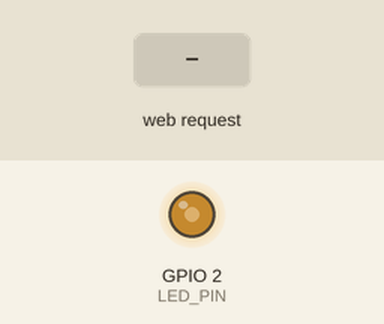
The program below on a simulated ESP32. On the bench: output pins drawn as LEDs (lit = HIGH). Inputs (shaded band) come from the test bench. WiFi joins after 1.5 s; servers stay silent unless stated; what the program prints to the serial monitor is not drawn.

Above: at 3.2 s.
3.3 s: HTTP request GET /set?brightness=1 received
At 4.1 s:
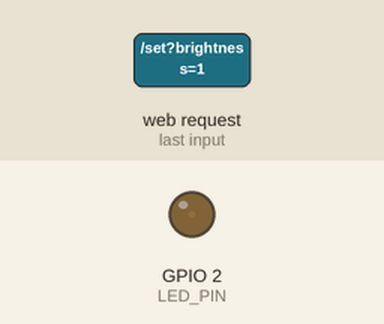
4.8 s: HTTP request GET /set?brightness=120 received
At 5.3 s:
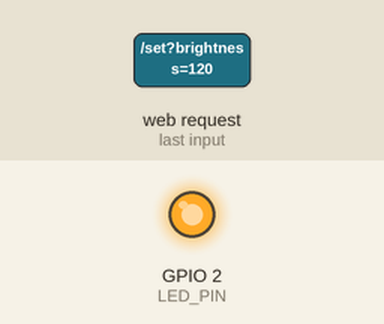
Timing chart, 0 to 7.8 s (numbered marks = the images above; inputs shaded):
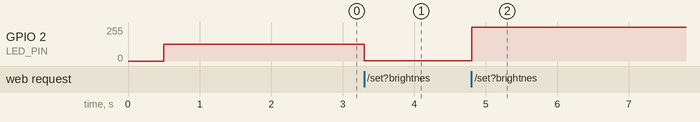

Measured:
- after the input at 3.3 s, GPIO 2 (LED_PIN): 127/255 → 2/255 at once
- after the input at 4.8 s, GPIO 2 (LED_PIN): 2/255 → 255/255 at once

The program:

main.cpp
```cpp
#include <Arduino.h>
#include <WiFi.h>
#include <WebServer.h>

// ── CHANGE THESE ──────────────────────────────────────────
const char* WIFI_SSID     = "AKROBOTICSLAB01";
const char* WIFI_PASSWORD = "12345678";
// ─────────────────────────────────────────────────────────

const int LED_PIN     = 2;
const int PWM_CHANNEL = 0;
const int PWM_FREQ    = 5000;
const int PWM_BITS    = 8;

WebServer server(80);
int brightness = 50;

void applyBrightness(int pct) {
  pct = constrain(pct, 0, 100);
  ledcWrite(PWM_CHANNEL, map(pct, 0, 100, 0, 255));
  Serial.printf("[LED] %d%%\n", pct);
}

const char HTML[] PROGMEM = R"rawhtml(
<!DOCTYPE html><html><head>
<meta charset="UTF-8">
<meta name="viewport" content="width=device-width,initial-scale=1">
<title>LED Control</title>
<style>
*{box-sizing:border-box;margin:0;padding:0}
body{font-family:sans-serif;background:#0d0d1a;color:#eee;
     min-height:100vh;display:flex;align-items:center;justify-content:center;}
.card{background:#13132a;border:1px solid #1e1e3a;border-radius:24px;
      padding:40px 36px;width:340px;text-align:center;}
.bulb{font-size:72px;display:block;margin-bottom:8px;
      filter:brightness(0.3);transition:filter .4s;}
h1{font-size:20px;color:#9aaeff;margin-bottom:4px;}
.sub{font-size:12px;color:#444470;margin-bottom:28px;}
.val{font-size:60px;font-weight:800;color:#fff;line-height:1;}
.val span{font-size:20px;color:#444470;}
.lbl{font-size:11px;color:#333360;letter-spacing:2px;
     text-transform:uppercase;margin:4px 0 24px;}
input[type=range]{-webkit-appearance:none;width:100%;height:6px;
  border-radius:3px;outline:none;cursor:pointer;margin-bottom:18px;
  background:linear-gradient(to right,#5060ff 0%,#5060ff var(--p,50%),
  #1a1a3a var(--p,50%),#1a1a3a 100%);}
input[type=range]::-webkit-slider-thumb{-webkit-appearance:none;
  width:24px;height:24px;border-radius:50%;background:#fff;
  box-shadow:0 0 0 3px #5060ff;cursor:pointer;}
.presets{display:flex;gap:8px;margin-bottom:12px;}
.pr{flex:1;padding:8px 4px;border-radius:8px;
    border:1px solid #1e1e3a;background:#0f0f22;
    font-size:12px;font-weight:600;color:#4a4a7a;cursor:pointer;}
.pr:hover{border-color:#5060ff;color:#9aaeff;}
.btns{display:grid;grid-template-columns:1fr 1fr;gap:10px;margin-bottom:18px;}
button{padding:12px;border-radius:10px;border:1px solid #1e1e3a;
       background:#1a1a30;color:#8a8aaa;font-size:13px;font-weight:600;cursor:pointer;}
.off{background:#200a0a;border-color:#4a1a1a;color:#ff6b6b;}
.on{background:#0a1030;border-color:#1a2a6a;color:#6a8aff;}
.status{background:#0a0a1a;border:1px solid #161630;border-radius:8px;
        padding:10px 14px;font-size:12px;color:#333360;
        display:flex;align-items:center;gap:8px;}
.dot{width:8px;height:8px;border-radius:50%;background:#ff4444;}
.dot.ok{background:#44ff88;}
</style></head><body>
<div class="card">
  <span class="bulb" id="bulb">&#128161;</span>
  <h1>LED Controller</h1>
  <p class="sub">ESP32 &middot; PWM &middot; Wi-Fi</p>
  <div class="val" id="val">__BR__<span>%</span></div>
  <div class="lbl">Brightness</div>
  <input type="range" id="sl" min="0" max="100"
         value="__BR__" oninput="onSlider(this.value)">
  <div class="presets">
    <div class="pr" onclick="set(25)">25%</div>
    <div class="pr" onclick="set(50)">50%</div>
    <div class="pr" onclick="set(75)">75%</div>
  </div>
  <div class="btns">
    <button class="off" onclick="set(0)">&#9216; OFF</button>
    <button class="on"  onclick="set(100)">FULL &#9728;</button>
  </div>
  <div class="status">
    <div class="dot ok" id="dot"></div>
    <span id="st">Connected</span>
  </div>
</div>
<script>
const sl=document.getElementById('sl');
const valEl=document.getElementById('val');
const bulb=document.getElementById('bulb');
const dot=document.getElementById('dot');
const st=document.getElementById('st');
let t=null;
function ui(v){
  valEl.innerHTML=v+'<span>%</span>';
  sl.style.setProperty('--p',v+'%');sl.value=v;
  bulb.style.filter=v>0?'brightness('+(0.3+v/100*1.5)+')':'brightness(0.25)';
}
function send(v){
  dot.className='dot';st.textContent='Setting...';
  fetch('/set?brightness='+v)
    .then(r=>{dot.className='dot ok';st.textContent='Brightness: '+v+'%';})
    .catch(()=>{dot.className='dot';st.textContent='Connection lost!';});
}
function onSlider(v){ui(v);clearTimeout(t);t=setTimeout(()=>send(v),80);}
function set(v){ui(v);send(v);}
ui(__BR__);
</script>
</body></html>
)rawhtml";

void handleRoot() {
  String page = String(HTML);
  page.replace("__BR__", String(brightness));
  server.send(200, "text/html", page);
}

void handleSet() {
  if (server.hasArg("brightness")) {
    brightness = server.arg("brightness").toInt();
    applyBrightness(brightness);
    server.send(200, "text/plain", "OK");
  } else {
    server.send(400, "text/plain", "Missing param");
  }
}

void handleStatus() {
  String json = "{\"brightness\":" + String(brightness) + "}";
  server.send(200, "application/json", json);
}

void setup() {
  Serial.begin(115200);
  delay(500);
  Serial.println("\n=== ESP32 LED Controller ===");
  ledcSetup(PWM_CHANNEL, PWM_FREQ, PWM_BITS);
  ledcAttachPin(LED_PIN, PWM_CHANNEL);
  applyBrightness(brightness);
  WiFi.mode(WIFI_STA);
  WiFi.begin(WIFI_SSID, WIFI_PASSWORD);
  Serial.printf("Connecting to %s", WIFI_SSID);
  int tries = 0;
  while (WiFi.status() != WL_CONNECTED) {
    delay(500); Serial.print(".");
    if (++tries > 40) {
      Serial.println("\nFailed! Restarting...");
      delay(3000); ESP.restart();
    }
  }
  Serial.println("\nConnected!");
  Serial.printf("Open browser: http://%s\n",
                WiFi.localIP().toString().c_str());
  server.on("/",       HTTP_GET, handleRoot);
  server.on("/set",    HTTP_GET, handleSet);
  server.on("/status", HTTP_GET, handleStatus);
  server.onNotFound([]() {
    server.send(404, "text/plain", "Not found");
  });
  server.begin();
  Serial.println("Web server started!");
}

void loop() {
  server.handleClient();
  delay(2);
}
```
